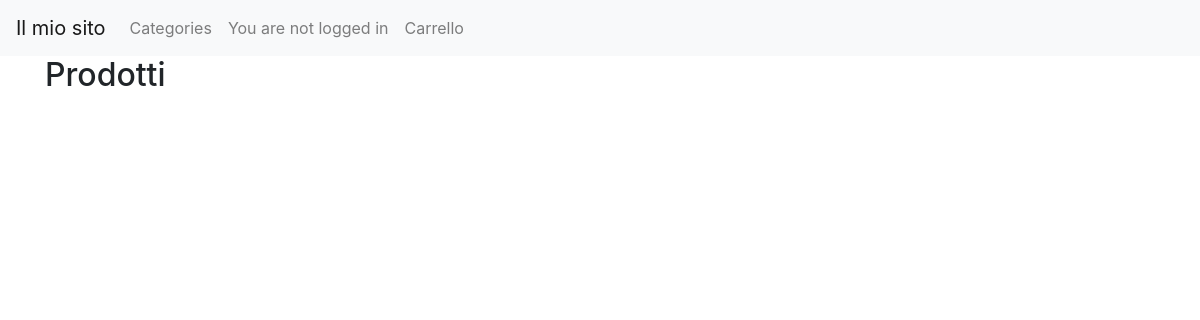
Before: /page_categoria.php?id=6 with the older database file.
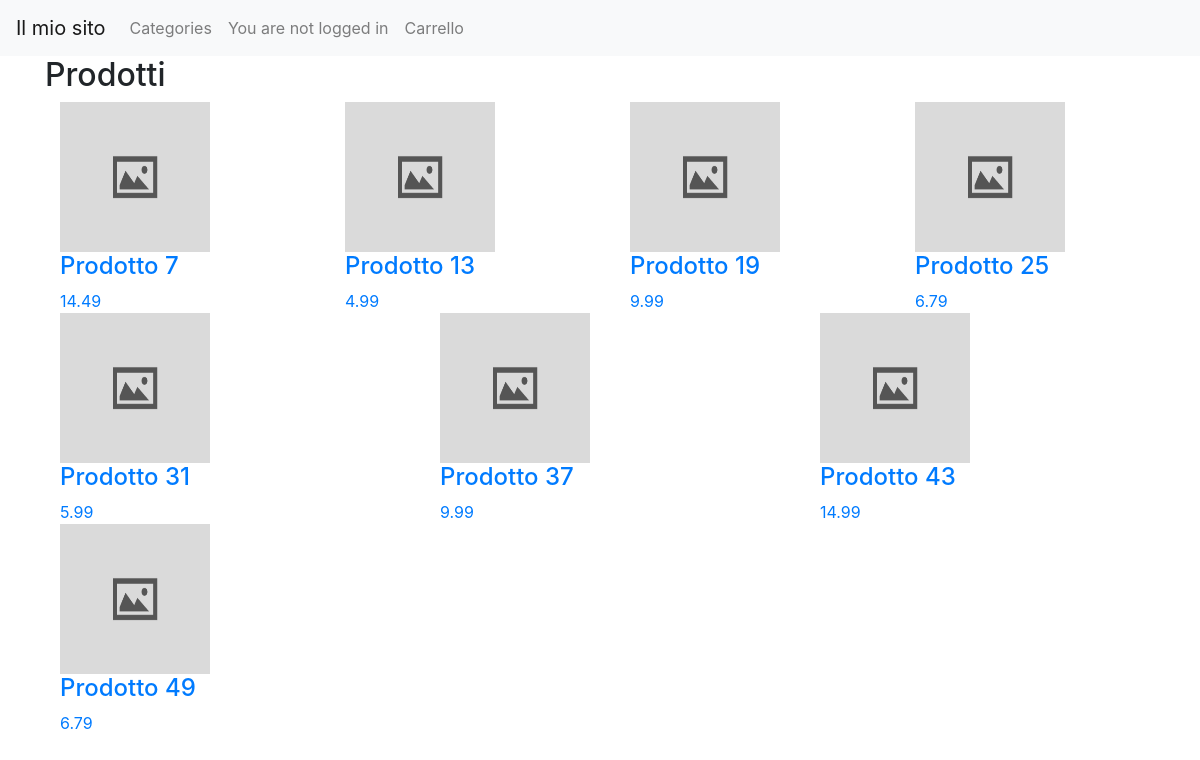
After: the same page with the newer database file.
### tables this page shows
CREATE TABLE `appartiene` (
  `ID` int(11) NOT NULL,
  `idProdotto` int(11) DEFAULT NULL,
  `idCategoria` int(11) DEFAULT NULL
);

CREATE TABLE `prodotto` (
  `ID` int(11) NOT NULL,
  `nome` varchar(255) DEFAULT NULL,
  `descrizione` text DEFAULT NULL,
  `prezzo` decimal(10,2) DEFAULT NULL,
  `quantita` int(11) DEFAULT NULL,
  `img_path` varchar(255) NOT NULL
);

### classi/db_connection.php (called while the page is built, shortened)
<?php
class Database {
    private $servername = "localhost";
    private $username = "root";
    private $password = "";
    private $dbname = "ecommerce";
    private $conn;
    private function __construct() {
        $this->conn = new mysqli($this->servername, $this->username, $this->password, $this->dbname);
    }
    function read_table($table, $where = null, $type_where=null) {
        $sql = "SELECT * FROM $table";
        if ($where !== null) {
            $sql .= " WHERE ";
            $params = [];
            foreach ($where as $field => $value) {
                $sql .= "$field = ? AND ";
                $params[] = $value;
            }
            $sql = substr($sql, 0, -5);
            $conn = $this->conn;
            $stmt = $conn->prepare($sql);
            if($type_where==null)
                $s= str_repeat('s', count($params));
            else
                $s=$type_where;
            $stmt->bind_param($s, ...$params);
        } else {
            $conn = $this->conn;
            $stmt = $conn->prepare($sql);
        }
        $stmt->execute();
        $result = $stmt->get_result();
        return $result;
    }
}
?>

### classi/prodotto.php (the view, shortened to what this page needs)
<?php
class Prodotto {
    private $id;
    private $nome;
    private $prezzo;
    private $path;
    public function __construct($id, $nome, $descrizione, $prezzo, $quantita, $path) {
        $this->id = $id;
        $this->nome = $nome;
        $this->prezzo = $prezzo;
        if($path){
            $this->path = $path;
        }
        else{
            $this->path="default-image.jpg";
        }
    }
    public function showProdHome(){
        $s="<a href='page_prodotto.php?id=$this->id'><div class='col'><img src='img/$this->path' width='150' height='150'>";
        $s.="<br><h4>$this->nome</h4>   $this->prezzo</div></a>";
        return $s;
    }
}
?>

### page_categoria.php (shortened to what this page needs)
<?php
require_once("classi/db_connection.php");
require_once("classi/prodotto.php");
require_once("classi/navbar.php");
$db=Database::getInstance() ;
if(isset($_SESSION['id']) && $_SESSION['id']!="") {
    $navbar = new NavBar($_SESSION['id']);
} else {
    $navbar = new NavBar();
}
$id_categoria=$_GET['id'];
$index=0;
?>
<!DOCTYPE html>
<html lang="en">
<head>
    <link rel="stylesheet" href="https://stackpath.bootstrapcdn.com/bootstrap/4.3.1/css/bootstrap.min.css">
</head>
<body>
    <?php
        echo $navbar->showNavbar();
    ?>
    <div class="container">
        <h2>Prodotti</h2>
        <div class="row">
            <?php
            $where=array(
                "appartiene.idCategoria"=>$id_categoria
            );
            $result=$db->read_table("prodotto join appartiene on prodotto.ID=appartiene.idProdotto", $where, "i");
            while($row=$result->fetch_assoc()){
                $prodotto= new Prodotto(
                    $row['idProdotto'],
                    $row['nome'],
                    $row['descrizione'],
                    $row['prezzo'],
                    $row['quantita'],
                    $row['img_path']
                );
                echo "<div class='col'>";
                echo $prodotto->showProdHome();
                echo "</div>";
                if(($index) == 3){
                    echo "</div><div class='row'>";
                    $index = 0;
                }
                $index++;
            }
            ?>
        </div>
</body>
</html>

Changed rows visible on the page:
added appartiene: idProdotto.nome "Prodotto 7", idProdotto.prezzo "14.49"
now on this page (row edited): appartiene: idProdotto.nome "Prodotto 13", idProdotto.prezzo "4.99"
added appartiene: idProdotto.nome "Prodotto 19", idProdotto.prezzo "9.99"
added appartiene: idProdotto.nome "Prodotto 25", idProdotto.prezzo "6.79"
added appartiene: idProdotto.nome "Prodotto 31", idProdotto.prezzo "5.99"
added appartiene: idProdotto.nome "Prodotto 37", idProdotto.prezzo "9.99"
added appartiene: idProdotto.nome "Prodotto 43", idProdotto.prezzo "14.99"
added appartiene: idProdotto.nome "Prodotto 49", idProdotto.prezzo "6.79"
